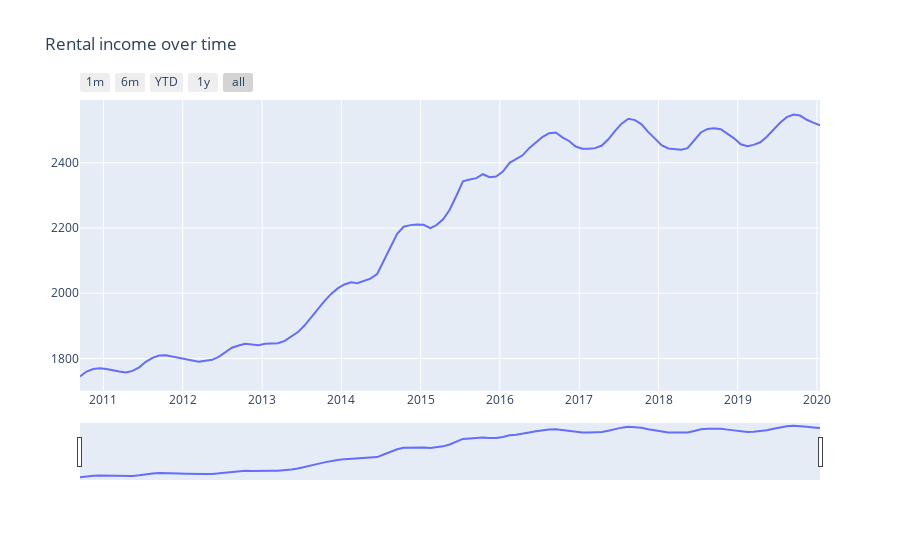

The notebook cell saved with this chart:
### Code cell
import plotly.graph_objects as go

import pandas as pd


df_rental_value.columns = [col.replace("NaN.", "") for col in df_rental_value.columns]

# Create figure
fig = go.Figure()

fig.add_trace(
    go.Scatter(x=list(df_rental_value.Month), y=list(df_rental_value.Price)))

# Set title
fig.update_layout(
    title_text="Rental income over time"
)

# Add range slider
fig.update_layout(
    xaxis=dict(
        rangeselector=dict(
            buttons=list([
                dict(count=1,
                     label="1m",
                     step="month",
                     stepmode="backward"),
                dict(count=6,
                     label="6m",
                     step="month",
                     stepmode="backward"),
                dict(count=1,
                     label="YTD",
                     step="year",
                     stepmode="todate"),
                dict(count=1,
                     label="1y",
                     step="year",
                     stepmode="backward"),
                dict(step="all")
            ])
        ),
        rangeslider=dict(
            visible=True
        ),
        type="date"
    )
)

fig.show()
